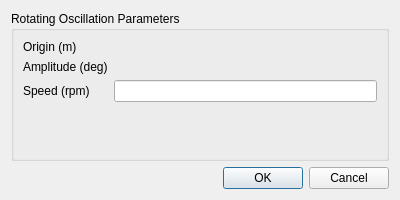
<?xml version="1.0" encoding="UTF-8"?>
<ui version="4.0">
 <class>RotatingOscillationDialog</class>
 <widget class="QDialog" name="RotatingOscillationDialog">
  <property name="geometry">
   <rect>
    <x>0</x>
    <y>0</y>
    <width>400</width>
    <height>200</height>
   </rect>
  </property>
  <property name="windowTitle">
   <string>Rotating Oscillation</string>
  </property>
  <layout class="QVBoxLayout" name="verticalLayout">
   <item>
    <widget class="QGroupBox" name="groupBox">
     <property name="title">
      <string>Rotating Oscillation Parameters</string>
     </property>
     <layout class="QFormLayout" name="formLayout">
      <item row="0" column="0">
       <widget class="QLabel" name="originLabel">
        <property name="text">
         <string>Origin (m)</string>
        </property>
       </widget>
      </item>
      <item row="0" column="1">
       <widget class="VectorWidget" name="origin"/>
      </item>
      <item row="1" column="0">
       <widget class="QLabel" name="amplitudeLabel">
        <property name="text">
         <string>Amplitude (deg)</string>
        </property>
       </widget>
      </item>
      <item row="1" column="1">
       <widget class="VectorWidget" name="amplitude"/>
      </item>
      <item row="2" column="0">
       <widget class="QLabel" name="speedLabel">
        <property name="text">
         <string>Speed (rpm)</string>
        </property>
       </widget>
      </item>
      <item row="2" column="1">
       <widget class="QLineEdit" name="speed"/>
      </item>
     </layout>
    </widget>
   </item>
   <item>
    <widget class="QDialogButtonBox" name="buttonBox">
     <property name="standardButtons">
      <set>QDialogButtonBox::Cancel|QDialogButtonBox::Ok</set>
     </property>
    </widget>
   </item>
  </layout>
 </widget>
 <customwidgets>
  <customwidget>
   <class>VectorWidget</class>
   <extends>QWidget</extends>
   <header>baramFlow.view.widgets.vector_widget</header>
  </customwidget>
 </customwidgets>
 <resources/>
 <connections/>
</ui>
